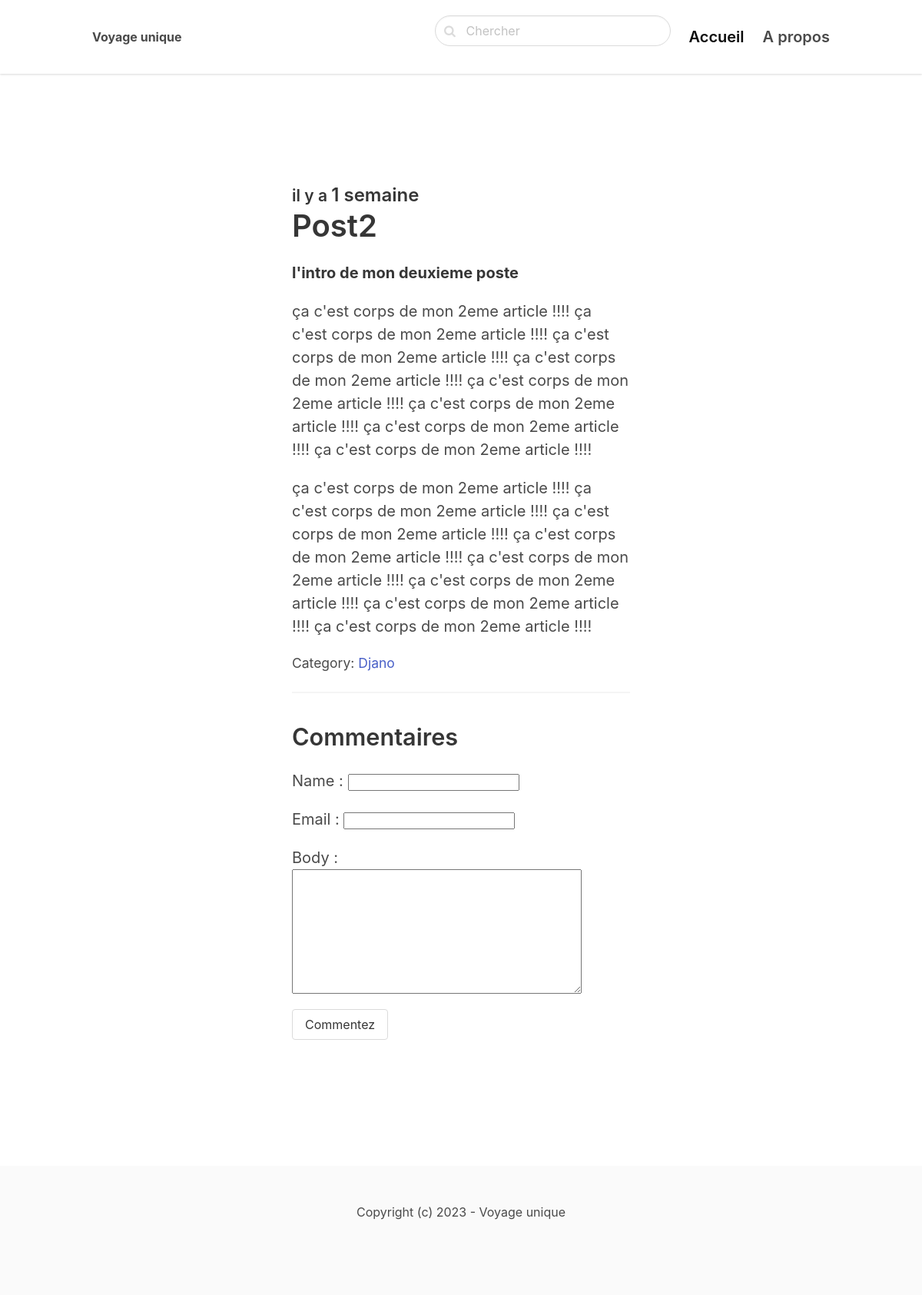
/djano/MonDeusiemePoste/, run on the app's committed database.
### blog/models.py (models this page shows, shortened)
class Post(models.Model):
    ACTIVE='active'
    DRAFT='draft'
    CHOICES_STATUS= (
        (ACTIVE, "Actif"),
        (DRAFT, 'Inactif')
    )
    category= models.ForeignKey(Category, related_name='posts', on_delete=models.CASCADE)
    title=models.CharField(max_length=255)
    slug=models.SlugField()
    intro=models.TextField()
    body=models.TextField()
    created_at=models.DateTimeField(auto_now_add=True)
    status=models.CharField(max_length=10, choices=CHOICES_STATUS, default=ACTIVE)
    image=models.ImageField(upload_to='uploads/', blank=True, null=True)

class Category(models.Model):
    title = models.CharField(max_length=255)
    slug = models.SlugField()
    class Meta:
        ordering=('title',)
        verbose_name_plural='Categories'
    def __str__(self):
        return self.title

### blog/views.py (the view)
# urls.py: path('<slug:category_slug>/<slug:slug>/', views.detail, name='post_detail'),
def detail(request, category_slug, slug):
    post = get_object_or_404(Post, slug=slug, status=Post.ACTIVE)
    if request.method == 'POST':
        form = CommentForm(request.POST)
        if form.is_valid():
            comment = form.save(commit=False)
            comment.post = post
            comment.save()
            return redirect('post_detail', category_slug=category_slug, slug=slug)
    else:
        form = CommentForm()
    return render(request, 'blog/detail.html', {'post': post, 'form': form})

### blog/forms.py
class CommentForm(forms.ModelForm):
    class Meta:
        model=Comment
        fields=('name', 'email', 'body')

### blog/templates/blog/detail.html (shortened to what this page needs)
{% extends 'page/base.html' %}
{% block content%}
    <section class="hero">
        <div class="hero-body">
            <div class="container">
                <section class="section">
                    <div class="columns">
                        <div class="column is-8 is-offset-2">
                            <div class="content is-medium">
                                <h2 class="subtitle is-4"><small> il y a </small>{{ post.created_at|timesince }} </h2>
                                <h1 class="title">{{post.title}}</h1>
                                <p> <strong>{{post.intro}}</strong></p>
                                <p> {{post.body}}</p>
                                <p>{{post.body}}</p>
                                <p> <small> Category: <a href="{% url 'category_detail' post.category.slug %}"> {{post.category}} </a></small></p>
                                <hr>
                                <h2 class="subtitle is_4"> <small>Commentaires </small></h2>
                                <form method="post">
                                    {{ form.as_p}}
                                    <div class="control">
                                        <button class="button is-succes">Commentez</button>
                                    </div>
                                </form>
                            </div>
                        </div>
                    </div>
                </section>
            </div>
        </div>
    </section>
{% endblock%}

### data on the page
Post: created_at "1 semaine", title "Post2", intro "l'intro de mon deuxieme poste", body "ça c'est corps de mon 2eme article !!!! ça c'est corps de mon 2eme article !!!! ça c'est corps de mon 2eme article !!!! ça c'est corps de mon 2eme article !!!! ça c'est corps de mon 2eme article !!!! ça c'est corps de mon 2eme article !!!! ça c'est corps de mon 2eme article !!!! ça c'est corps de mon 2eme article !!!!", category "Djano"
